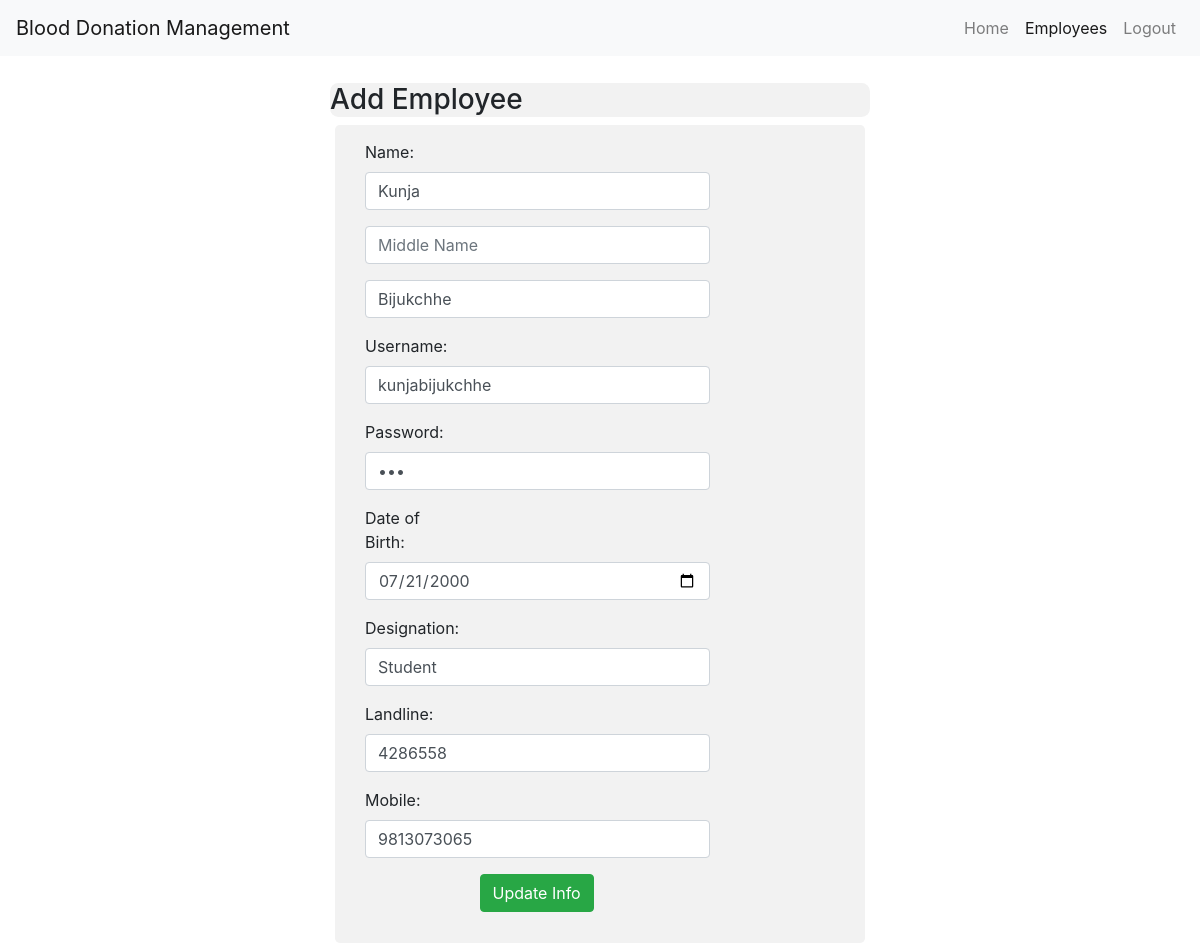
Page /admin/edit.php?id=11 (signed in) on the committed database.
### tables this page shows
CREATE TABLE `employees` (
  `id` int(11) NOT NULL,
  `f_name` varchar(35) NOT NULL,
  `m_name` varchar(15) DEFAULT NULL,
  `l_name` varchar(35) NOT NULL,
  `username` varchar(15) NOT NULL,
  `password` varchar(15) NOT NULL,
  `b_day` date NOT NULL,
  `prc_nr` varchar(10) NOT NULL,
  `designation` varchar(35) NOT NULL,
  `landline` varchar(10) DEFAULT NULL,
  `mobile_nr` varchar(11) NOT NULL
);

### admin/php/DBConnect.php (called while the page is built, shortened)
<?php
class DBConnect {
    private $db = NULL;
    public function __construct() {
        $dsn = 'mysql:dbname=' . self::DB_NAME . ';host=' . self::DB_SERVER;
        try {
            $this->db = new PDO($dsn, self::DB_USER, self::DB_PASSWORD);
        } catch (PDOException $e) {
            throw new Exception('Connection failed: ' .$e->getMessage());
        }
        return $this->db;
    }
    public function getEmployees(){
        $stmt = $this->db->prepare("SELECT * FROM employees");
        $stmt->execute();
        return $stmt->fetchAll();
    }
    public function getEmployeeById($id){
        $stmt = $this->db->prepare("SELECT * FROM employees WHERE id=?");
        $stmt->execute([$id]);
        return $stmt->fetchAll();
    }
}

### admin/edit.php (the view, shortened to what this page needs)
<?php
if(isset($_GET['id'])){
    $id = $_GET['id'];
}
require_once 'php/DBConnect.php';
$db = new DBConnect();
$db->auth();
$employee = $db->getEmployeeById($id);
$employees = $db->getEmployees();
include 'layout/header.php';
include 'layout/navbar.php';
?>
<div class="container">
    <div class="row">
        <div class="col-md-3"></div>
        <div class="col-md-6">
            <div class="panel panel-default">
                <div class="panel-heading">
                    <h3 style="background-color:#f2f2f2;margin-top:5%;border-radius: 0.3em;">Add Employee</h3>
                </div>
                <div class="panel-body">
                    <form class="form-horizontal" role="form" method="post" action="edit.php">
                        <div class="form-group">
                            <label class="col-md-3">Name:</label>
                            <div class="form-group col-sm-9"> <input type="text" value="<?= $employee[0]['f_name']; ?>" name="firstName" class="form-control" placeholder="First Name" required="true"> </div>
                            <div class="form-group col-sm-9"><input type="text" value="<?= $employee[0]['m_name']; ?>" name="middleName" class="form-control" placeholder="Middle Name"></div>
                            <div class="form-group col-sm-9"><input type="text" value="<?= $employee[0]['l_name']; ?>" name="lastName" class="form-control" placeholder="Last Name" required="true"></div>
                        </div>
                        <div class="form-group">
                            <label class="col-md-3">Username:</label>
                            <div class="col-sm-9"><input type="text" value="<?= $employee[0]['username']; ?>" name="username" class="form-control" required="true"></div>
                        </div>
                        <div class="form-group">
                            <label class="col-md-3">Password:</label>
                            <div class="col-sm-9"><input type="password" value="<?= $employee[0]['password']; ?>" name="password" class="form-control" required="true"></div>
                        </div>
                        <div class="form-group">
                            <label class="col-md-3">Date of Birth:</label>
                            <div class="col-sm-9"><input type="date" value="<?= $employee[0]['b_day']; ?>" name="dob" class="form-control" required="true"></div>
                        </div>
                        <div class="form-group">
                            <label class="col-md-3">Designation:</label>
                            <div class="col-sm-9"><input type="text" value="<?= $employee[0]['designation']; ?>" name="designation" class="form-control" required="true"></div>
                        </div>
                        <div class="form-group">
                            <label class="col-md-3">Landline:</label>
                            <div class="col-sm-9"><input type="number" value="<?= $employee[0]['landline']; ?>" min="0" max="10000000000" name="landline" class="form-control"></div>
                        </div>
                        <div class="form-group">
                            <label class="col-md-3">Mobile:</label>
                            <div class="col-sm-9"><input type="number" value="<?= $employee[0]['mobile_nr']; ?>" min="0" max="10000000000" name="mobile" class="form-control" required="true"></div>
                        </div>
                        <div class="form-group">
                            <button type="submit" class="btn btn-success btn-md" name="submit">Update Info</button>
                        </div>
                    </form>
                </div>
            </div>
        </div>
        <div class="col-md-3"></div>
    </div>
</div>
<?php include 'layout/footer.php'; ?>

### admin/css/mystyle.css (style rules this page uses)
body { background: url('https://cdn.pixabay.com/photo/2016/11/10/02/47/blood-1813410_960_720.jpg') fixed; background-size: cover; }
*[role="form"] { max-width: 530px; padding: 15px; margin: 0 auto; border-radius: 0.3em; background-color: #f2f2f2; }

### rows in the picture
employees: firstName "Kunja", lastName "Bijukchhe", username "kunjabijukchhe", dob "07/21/2000", designation "Student", landline "4286558", mobile "9813073065"
